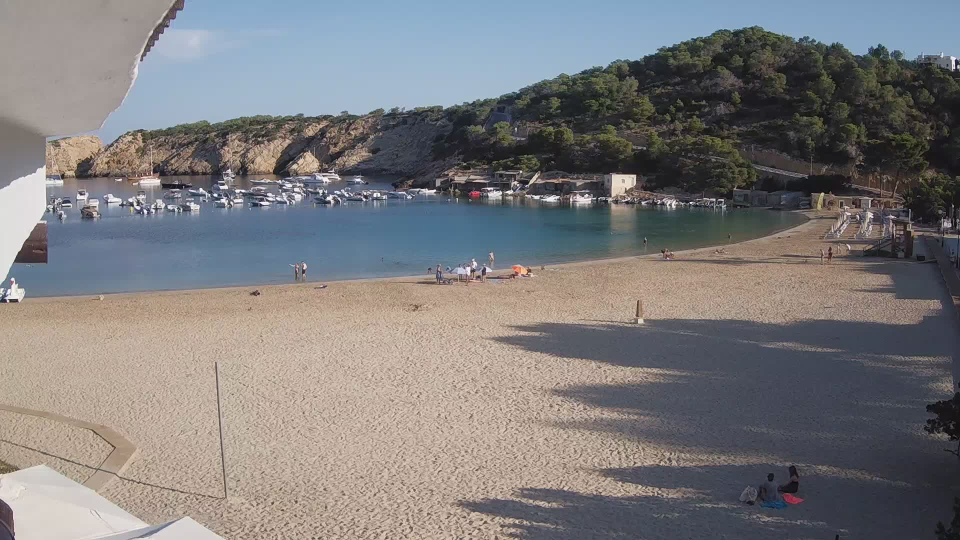
#> input picture samples/1660114800.jpg, 1920 x 1080 px (shown at 1/2 size)
$ python -i main.py   (imports and definitions only)   (older library calls are emulated)
#> lines starting #> are read from the running program, lines starting #| are printed output that depends on the picture; after the words box and inside, x2 and y2 are one past the last pixel; in counts of white or black regions, pixels touching at a corner belong together
import cv2
import os
import pandas as pd
import numpy as np
from matplotlib import pyplot as plt
import numpy as np
from scipy.signal import convolve2d
from typing import Tuple
import glob
from skimage import io, exposure, filters
from skimage.morphology import skeletonize, opening, closing, square
from scipy.ndimage import label as ndi_label
from utils import sample_filepath


# [102 lines left out: functions read_img_to_grayscale, read_img, apply_clahe, new_detection_roi, not called in this run]


# -------------------------------------------------------------------------------------------------


"""""""""""""""""""""""""""""""""""""""""""""""""""""""""""""""""""""""""""""""""""""""""""""""
IMAGE AVERAGING :
"""""""""""""""""""""""""""""""""""""""""""""""""""""""""""""""""""""""""""""""""""""""""""""""


# [56 lines left out: functions create_background_model, identify_people, not called in this run]


"""""""""""""""""""""""""""""""""""""""""""""""""""""""""""""""""""""""""""""""""""""""""""""""
MORPHOLOGICAL THINING :
"""""""""""""""""""""""""""""""""""""""""""""""""""""""""""""""""""""""""""""""""""""""""""""""


def morphological_thining(image_path):
#> called with image_path = 'samples/1660114800.jpg'
    image = cv2.imread(image_path, cv2.IMREAD_COLOR)
#> image is the input picture: shape (1080, 1920, 3); mean B, G, R 124.5, 123.3, 124.9
    # Scaling the image to convert the objects bigger
    image = cv2.resize(image, None, fx=2.0, fy=2.0, interpolation=cv2.INTER_CUBIC)
#> image: shape (2160, 3840, 3)
    gray = cv2.cvtColor(image, cv2.COLOR_BGR2GRAY)

    gray_8bit = (gray * 255).astype('uint8')  # Convertir a 8 bits, sino salta error
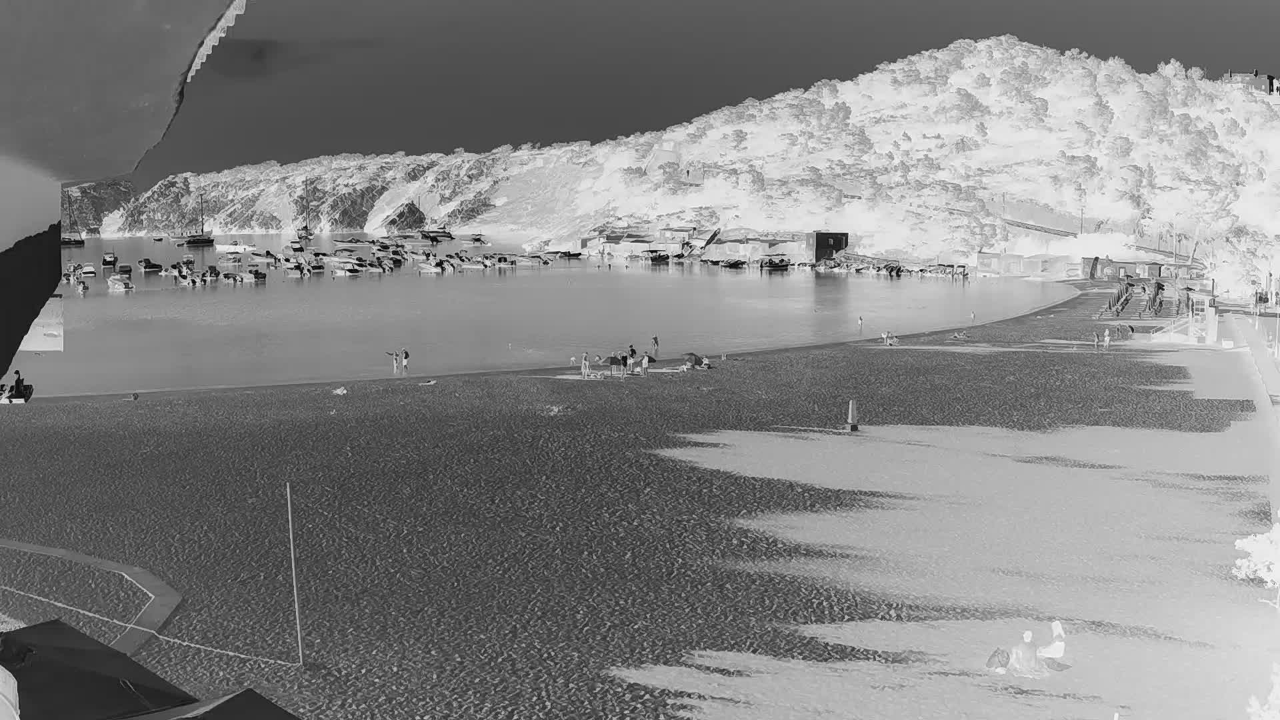
#> gray_8bit: shape (2160, 3840) (shown at 1/3 size); min 0, max 255, mean 132.1

    # Adaptative thresholding
    thresh = cv2.adaptiveThreshold(gray_8bit, 255, cv2.ADAPTIVE_THRESH_MEAN_C,
                                   cv2.THRESH_BINARY_INV, 11, 2)
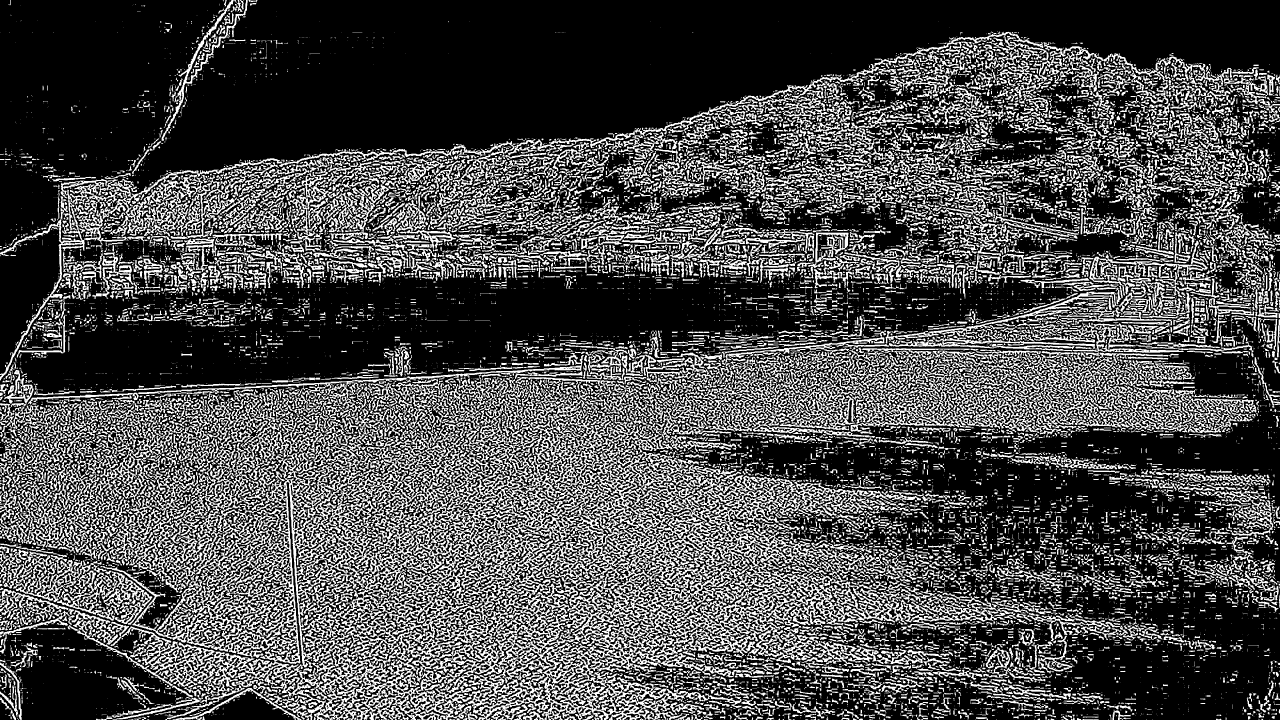
#> thresh: shape (2160, 3840) (shown at 1/3 size); 29.3% white; 17326 white regions (8741 under 20 px), largest, box (x1, y1, x2, y2) and area: (301, 1114, 3086, 2160) 736709, (2264, 1045, 3184, 1312) 49671, (2915, 1049, 3769, 1299) 45293
    thinned = skeletonize(thresh // 255) * 255  # Apply skeletonize
#> thinned: shape (2160, 3840) int64; 7.4% white in thin lines or dots
    return thresh, image, gray, thinned


def count_people(thinned):
    labeled_array, num_features = ndi_label(thinned)
#> num_features = 192051
    # Adjusting object size for detection
    component_sizes = np.bincount(labeled_array.ravel())
    too_small = component_sizes < 10
    too_large = component_sizes > 50
    too_small_or_large = too_small | too_large
    mask_sizes = too_small_or_large[labeled_array]
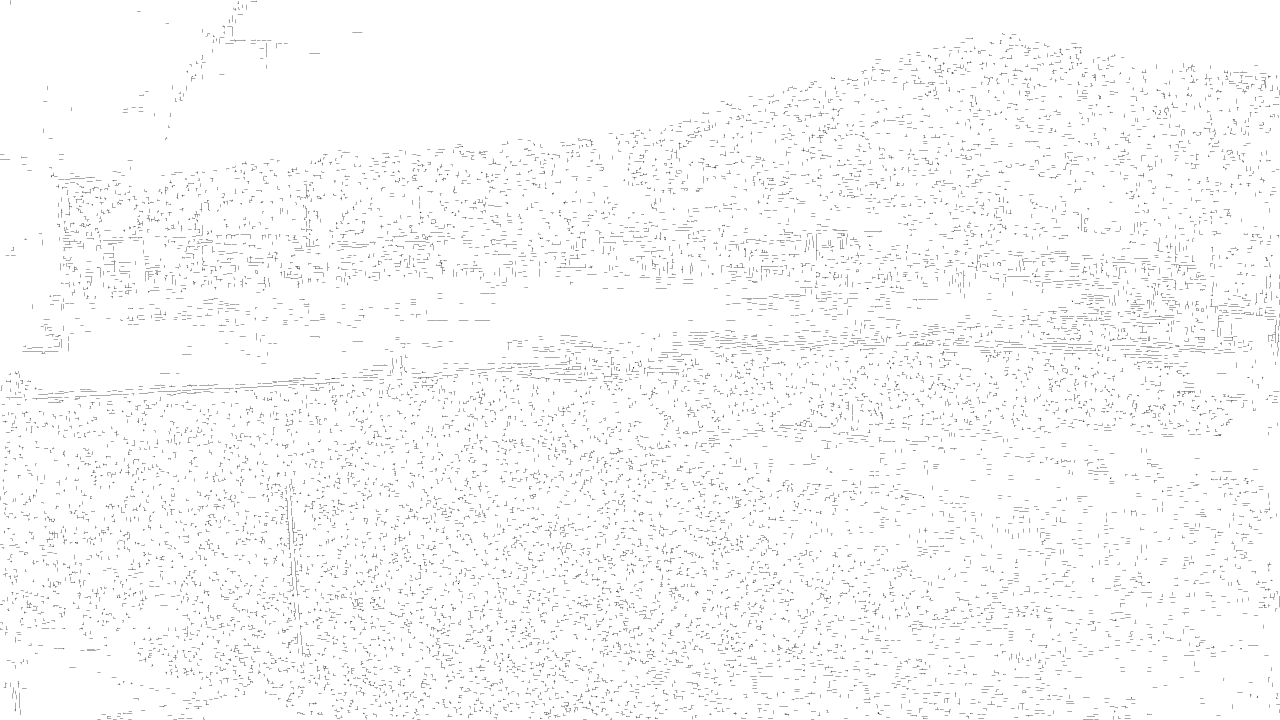
#> mask_sizes: shape (2160, 3840) bool (shown at 1/3 size); 98.1% white; black in thin lines or dots
    labeled_array[mask_sizes] = 0
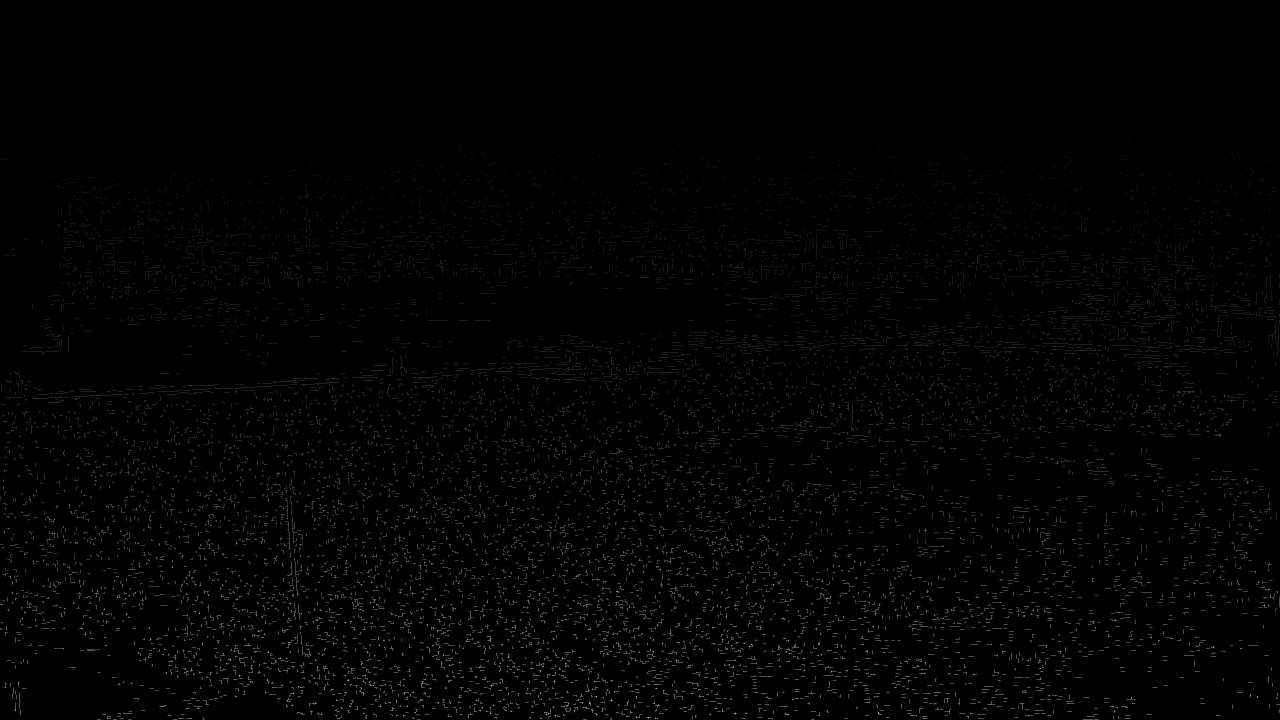
#> labeled_array: shape (2160, 3840) int32 (shown at 1/3 size); min 0, max 192039, mean 1755.7; drawn with min black and max white
    labeled_array, final_count = ndi_label(labeled_array > 0)
#> labeled_array: shape (2160, 3840) int32; 11025 distinct labels, from 0 to 11024
#> final_count = 11024
    return labeled_array, final_count


def display(image_path):
    _, og_image, gray, thinned = morphological_thining(image_path)
    labeled_array, num_people = count_people(thinned)
#> num_people = 11024

    print(f"Estimated number of people: {num_people}")
#| Estimated number of people: 11024
    fig, axes = plt.subplots(2, 2, figsize=(10, 10))
    ax = axes.ravel()

    ax[0].imshow(cv2.cvtColor(og_image, cv2.COLOR_BGR2RGB))
    ax[0].set_title('Original Image')
    ax[0].axis('off')

    ax[1].imshow(gray, cmap=plt.cm.gray)
    ax[1].set_title('Gray Image')
    ax[1].axis('off')

    ax[2].imshow(thinned.astype(np.uint8), cmap=plt.cm.gray)
    ax[2].set_title('Thinned Image')
    ax[2].axis('off')

    ax[3].imshow(labeled_array.astype(np.uint8), cmap=plt.cm.nipy_spectral)
    ax[3].set_title('Labeled Image')
    ax[3].axis('off')

    plt.tight_layout()
    plt.show()
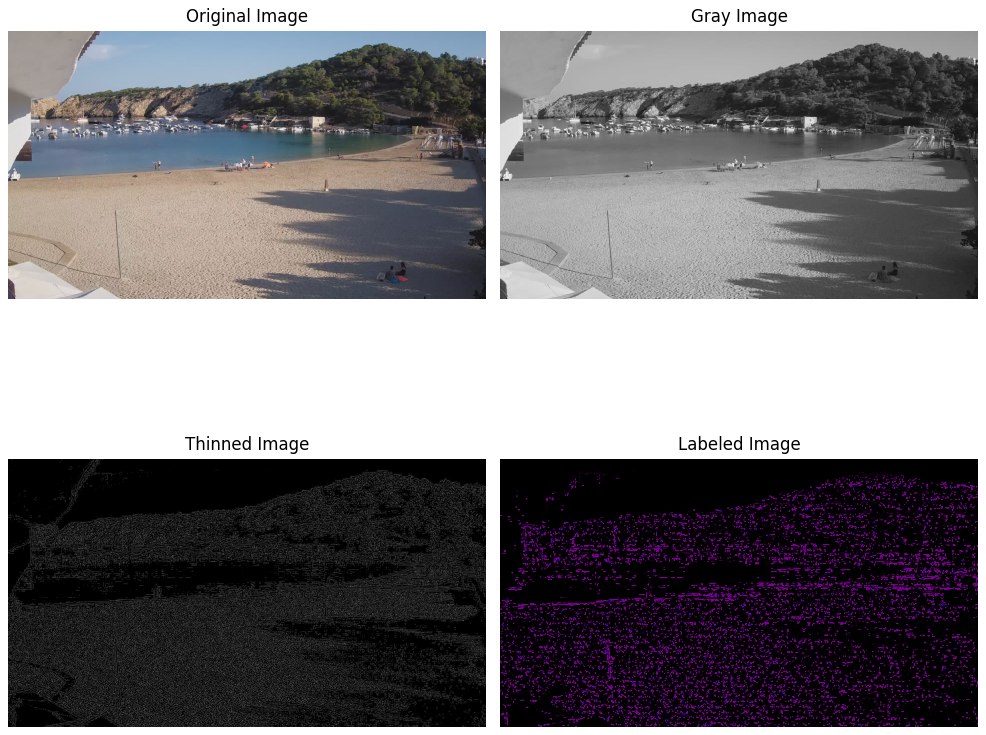
#> figure drawn by matplotlib, 4 panels


# -------------------------------------------------------------------------------------------------


# Press the green button in the gutter to run the script.
# [145 lines not run here, left out]

>>> result = display('samples/1660114800.jpg')

$ run again, on samples/1660129200.jpg
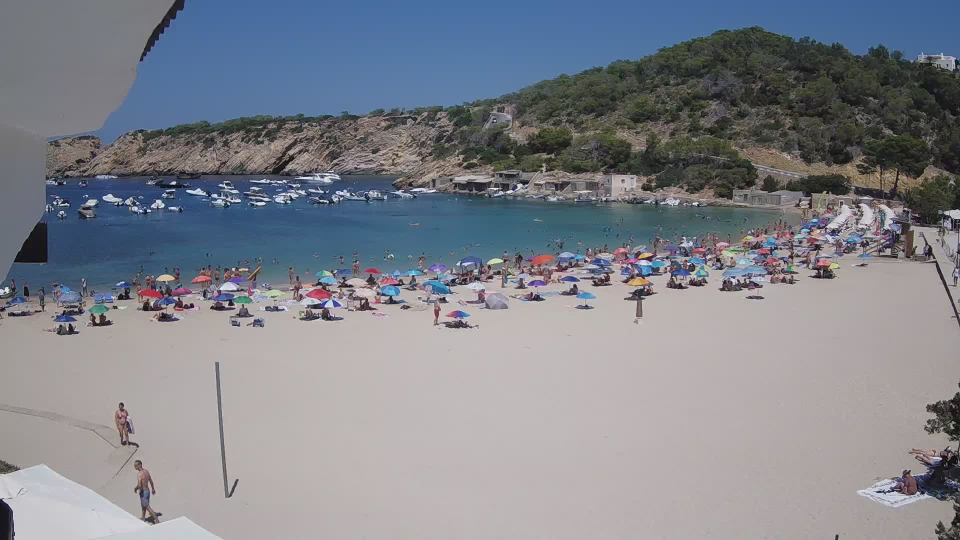
#> input picture samples/1660129200.jpg, 1920 x 1080 px (shown at 1/2 size)
#> in morphological_thining, image is the input picture: shape (1080, 1920, 3); mean B, G, R 139.5, 131.2, 128.1
#> image: shape (2160, 3840, 3)
#> in morphological_thining, `thresh = cv2.adaptiveThreshold(gray_8bit, 255, cv2.ADAPTIVE_THRESH_MEA..`:
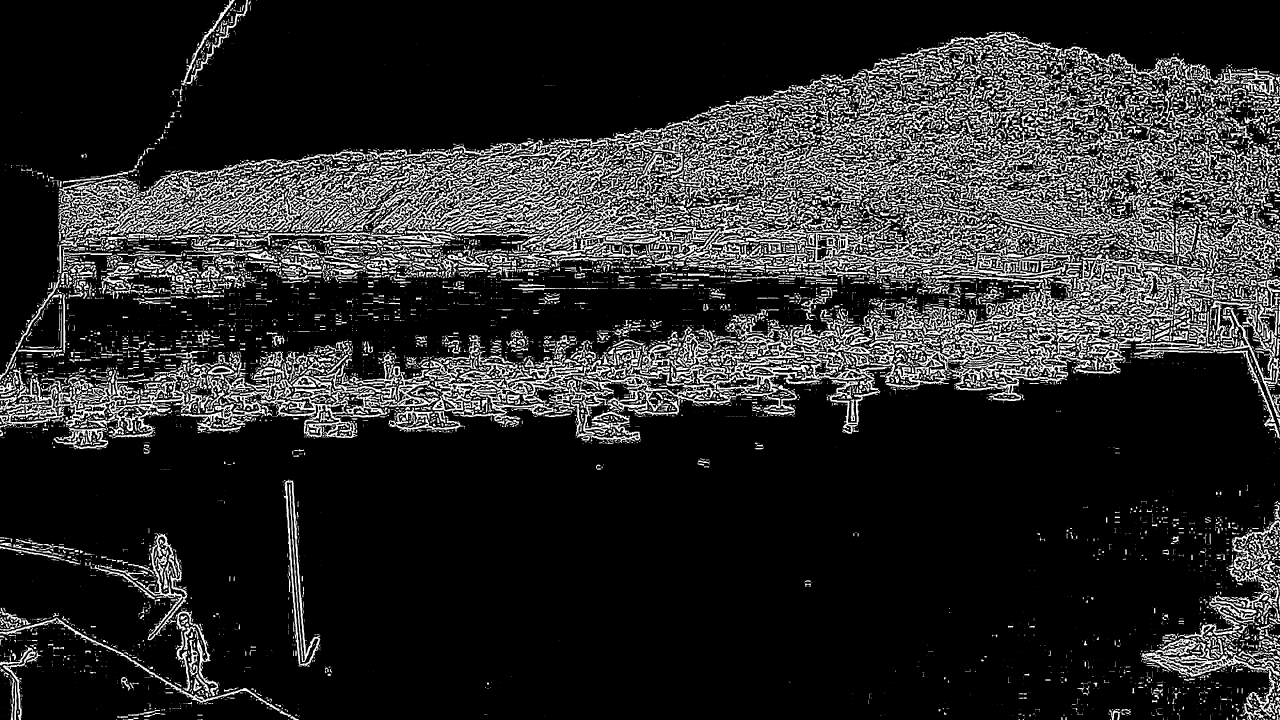
#> thresh: shape (2160, 3840) (shown at 1/3 size); 16.3% white; 11386 white regions (6223 under 20 px), largest, box (x1, y1, x2, y2) and area: (1309, 425, 2163, 777) 60361, (1647, 980, 2459, 1329) 48346, (2845, 867, 3453, 1203) 35901
#> thinned: shape (2160, 3840) int64; 4% white in thin lines or dots
#> num_features = 99647
#> mask_sizes: shape (2160, 3840) bool; 98.9% white; black in thin lines or dots
#> final_count = 6470
#| Estimated number of people: 6470
#> in display, `plt.show()`:
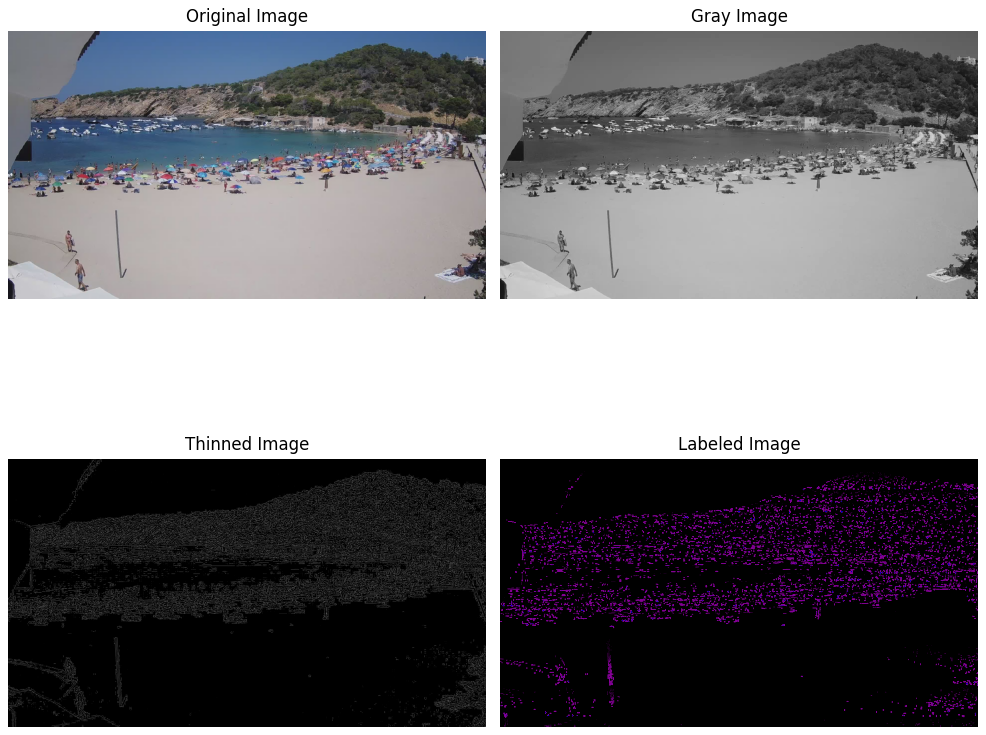
#> figure drawn by matplotlib, 4 panels
